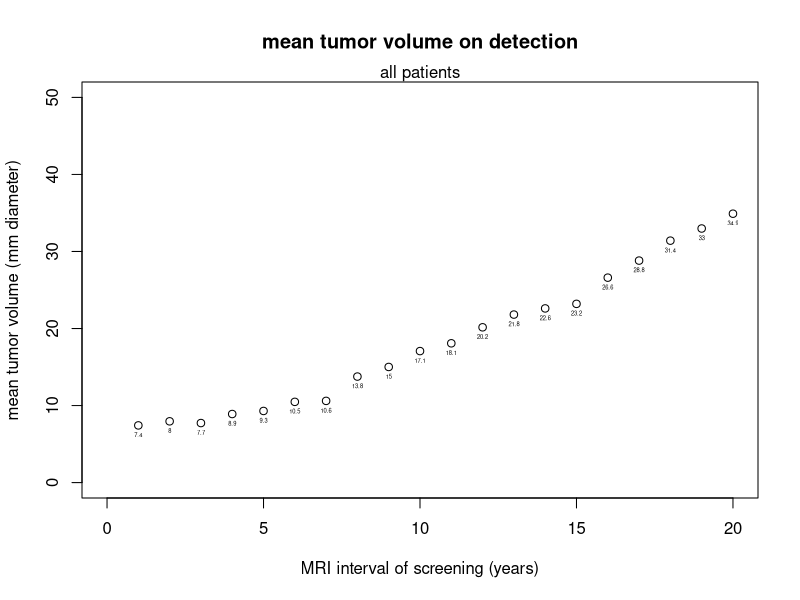
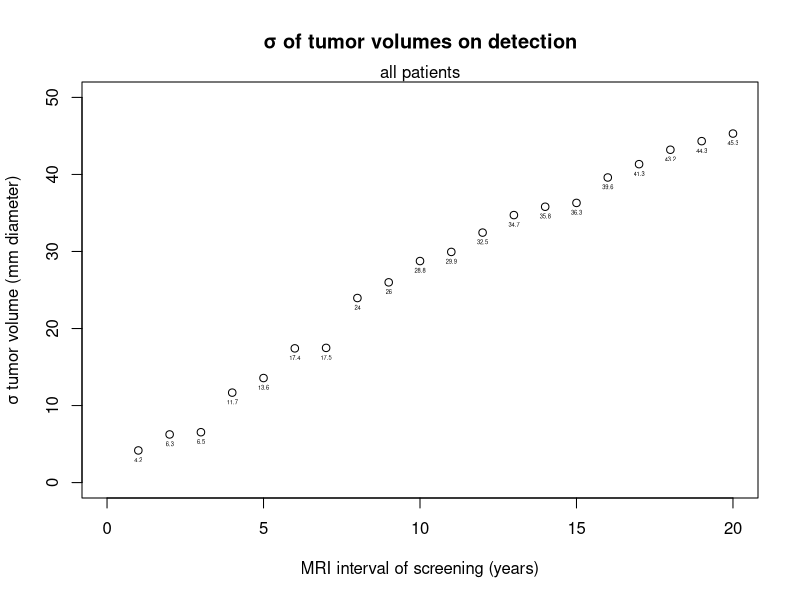

Write R code to recreate these figures, in order. (Note: a time limit stopped this script after it produced the figures.)
# {α1, α2, β1, β2} = {1.07, 1.31, 1.47, 6.51}  / assuming cell size = 0.001 mm
set.seed(4)

intervals <- seq(1,20)

vol = function(t, k){ 128 / (1 + ((128/.001)^.25 - .001) * exp(-.25*k*t))^4}

generate_K <- function(α1, α2) {
  #https://msalganik.wordpress.com/2017/01/21/making-sense-of-the-rlnorm-function-in-r/
  
  m <- α1
  s <- α2
  location <- log(m^2 / sqrt(s^2 + m^2))
  shape <- sqrt(log(1 + (s^2 / m^2)))
  k_Values <- rlnorm(n=1, location, shape)
  
  return(k_Values)
}


generate_tumor <- function(α1, α2, interval) {
  
  k <- generate_K(α1, α2)
  tumor_year <- sample(0:interval, 1, replace = FALSE)
  tumor_time_upper <-30
  
  while (TRUE) {
    size <- vol(tumor_year, k)
    if (size >= 5 | tumor_year >= tumor_time_upper)
      break;
    tumor_year <- tumor_year + 1
  }
  
  if (tumor_year >= tumor_time_upper){
    generate_tumor(α1, α2, interval) #search for another tumor
  }
  else
    return(size)
    #return( c(tumor_year=tumor_year, size= size , vol(tumor_year+1, k), vol(tumor_year+2, k),vol(tumor_year+3, k), k=k))
    #return( c(α1=α1, α2=α2,tumor_year=tumor_year, k=k))

}

pCA <- 0.02
gen_Ca <- function(age) { sample(c('Benign', 'CA'), size = 1, replace = TRUE, c(1 - pCA, pCA))}

apply_genTumor <- function(cancerStatus, interval, α1, α2) {
    
  if (cancerStatus != 'CA')
    return (NA)
  else
    return (generate_tumor(α1, α2,interval))
}


intervalApply <- function(interval, α1, α2, seed){
  
  print(interval)
  
  n <- 100000
  
  set.seed(seed)
  ages <-sample(40:70, n, replace = TRUE)
  data = data.frame(ages)
  data$BenignVsCA <- mapply(gen_Ca, ages)
  data$Tumors<- mapply(apply_genTumor, interval=interval, α1 = α1 , α2 = α2, data$BenignVsCA)
  m <- mean(data[data$BenignVsCA == "CA",]$Tumors)
  sd <- sd(data[data$BenignVsCA == "CA",]$Tumors)
  return(list(mean=m, sd=sd))
}


generateData <- function(α1, α2, title){
  
  results <- mapply(intervalApply, intervals, α1 = α1 , α2 = α2, 5)
  
  results <- sapply(results, function(x)unlist(x))
  
  mean_volume <- results[c(TRUE, FALSE)]
  sd_volume <- results[c(FALSE, TRUE)]
  
  
  png(filename=paste0("/Users/akshaygoel/Desktop/α1-", α1,"-α2-",α2,"-mean.png"), width = 4, height = 5, units = 'in', res = 150)
  plot(mean_volume, ylim=c(0,50), xlim=c(0,20), main="mean tumor volume on detection", xlab="MRI interval of screening (years)", ylab="mean tumor volume (mm diameter)")
  mtext(paste0(title))
  text(intervals, mean_volume - 1.2, paste(round(mean_volume, digits = 1)), cex=0.35)
  dev.off()
  
  png(filename=paste0("/Users/akshaygoel/Desktop/α1-", α1,"-α2-",α2,"-sd.png"),, width = 4, height = 5, units = 'in', res = 150)
  plot(sd_volume, ylim=c(0,50), xlim=c(0,20), main="σ of tumor volumes on detection",  xlab="MRI interval of screening (years)", ylab="σ tumor volume (mm diameter)")
  mtext(paste0(title))
  text(intervals, sd_volume - 1.2, paste(round(sd_volume, digits = 1)), cex=0.35)
  dev.off()
  
  return(list(mean_volume,sd_volume))

}

generateTumorGraph <- function(α1, α2, title){
  apply_gen = function(x){generate_tumor(α1, α2,1)}
  
  sample <-seq(1, 1000) 
  
  r <- mapply(apply_gen, sample)
  
  png(filename=paste0("/Users/akshaygoel/Desktop/tumors-visual-",α1,"-α2-",α2,".png"),, width = 8, height = 10, units = 'in', res = 300)
  plot(r, main="individual tumor volumes",  xlab="patient index", ylab="volume (mm diameter)")
  mtext(paste0(title, " (300 patients,  α1 ", α1, "  α2 ", α2,")"))
  dev.off()

}

all <- generateData(1.07, 1.31, "all patients")
young <- generateData(1.38, 1.36,  "age group 50 to 59")
old <- generateData(0.70, 1.18, "age group 60 to 69")




young_vs_old_mean <- unlist(young[1])-unlist(old[1])
young_vs_old_sd <- unlist(young[2])-unlist(old[2])

mean(young_vs_old_mean)

mean(young_vs_old_sd)


png(filename=paste0("/Users/akshaygoel/Desktop/young-mean-vs-old-mean.png"), width = 4, height = 5, units = 'in', res = 150)
plot(young_vs_old_mean, main="difference in mean tumor volume", ylim=c(0,50), xlim=c(0,20),  xlab="MRI interval of screening (years)", ylab="50-to-59 yrs - 60-to-69 yrs")
text(intervals, young_vs_old_mean + 1.2, paste(round(young_vs_old_mean, digits = 1)), cex=0.35)
dev.off()

png(filename=paste0("/Users/akshaygoel/Desktop/young-mean-vs-old-sd.png"), width = 4, height = 5, units = 'in', res = 150)
plot(young_vs_old_sd, main="difference in σ tumor volume", ylim=c(0,50), xlim=c(0,20),  xlab="MRI interval of screening (years)", ylab="50 to 59 yrs - 60-to-69 yrs")
text(intervals, young_vs_old_sd + 1.2, paste(round(young_vs_old_sd, digits = 1)), cex=0.35)
dev.off()



generateTumorGraph(1.07, 1.31, "all patients")
generateTumorGraph(1.38, 1.36, "age group 50 to 59")
generateTumorGraph(0.70, 1.18, "age group 60 to 69")



results <- mapply(intervalApply, intervals, α1 = α1 , α2 = α2, seed = 3)
results <- sapply(results, function(x)unlist(x))
mean_volume <- results[c(TRUE, FALSE)]
sd_volume <- results[c(FALSE, TRUE)]






plot(sd_volume, ylim=c(0,50), main="σ of tumor volumes on MRI detection",  xlab="MRI interval of screening (years)", ylab="sd tumor volume mm")


intervalApply3 <- function(interval, α1, α2){
  n <- 1000
  set.seed(4)
  ages <-sample(40:70, n, replace = TRUE)
  data = data.frame(ages)
  data$BenignVsCA <- mapply(gen_Ca, ages)
  data$Tumors<- mapply(apply_genTumor, interval=interval, data$BenignVsCA, α1, α2)
  return(data[data$BenignVsCA == "CA",]$Tumors)
}








# For all age groups combined, model parameters were estimated as 
# {α1, α2, β1, β2} = {1.07, 1.31, 1.47, 6.51}, while the two age 
# groups 50 to 59 years and 60 to 69 years gave estimates of
# {1.38, 1.36, 1.50, 6.33} and {0.70, 1.18, 1.46, 6.65}, respectively. 




#lapply(results, function(x) write.table( data.frame(x), 'test.csv'  , append= T, sep=',' ))



write.table(
  data$BenignVsCA,
  na = "",
  file = "tumorSizes.csv",
  sep = ",",
  col.names = NA,
  qmethod = "double"
)





vol = function(t, k){ 128 / (1 + ((128/.001)^.25 - 1) * exp(-.25*k*t))^4}

volumes <-mapply(vol, t=3, k_Values)
mean(volumes)

plot(volumes, ylim=c(0,128))

mriDetect <- function(k, t_0, t_1){vol(3,k) < t_0 & vol(4,k) > t_1 }

filter <- mapply(mriDetect, k_Values, t_0 = 3, t_1 = 4)

plot(volumes[filter], ylim=c(0,128))






#check change in tumor after 1.7 years
ratio = function(k) {vol(2.7,k)/vol(1, k)}
ratio_Values <- mapply(ratio,k_Values)
mean(ratio_Values)








Vmax <- 128
cell <- .01

t <- 0
denominator <- (1 + ((Vmax/cell)^.25 - 1) * exp(-.25*k*t))^4

Vi_0 <- Vmax / denominator
Vi_0 

t <- 1.7
denominator <- (1 + ((Vmax/cell)^.25 - 1) * exp(-.25*k*t))^4

Vi_1 <- Vmax / denominator
Vi_1

#Overall, the mean time taken to grow from 10 mm to 20 mm was estimated as 1.7 years



#curve(eq, from=0, to=1.5, xlab="time", ylab="growth")
